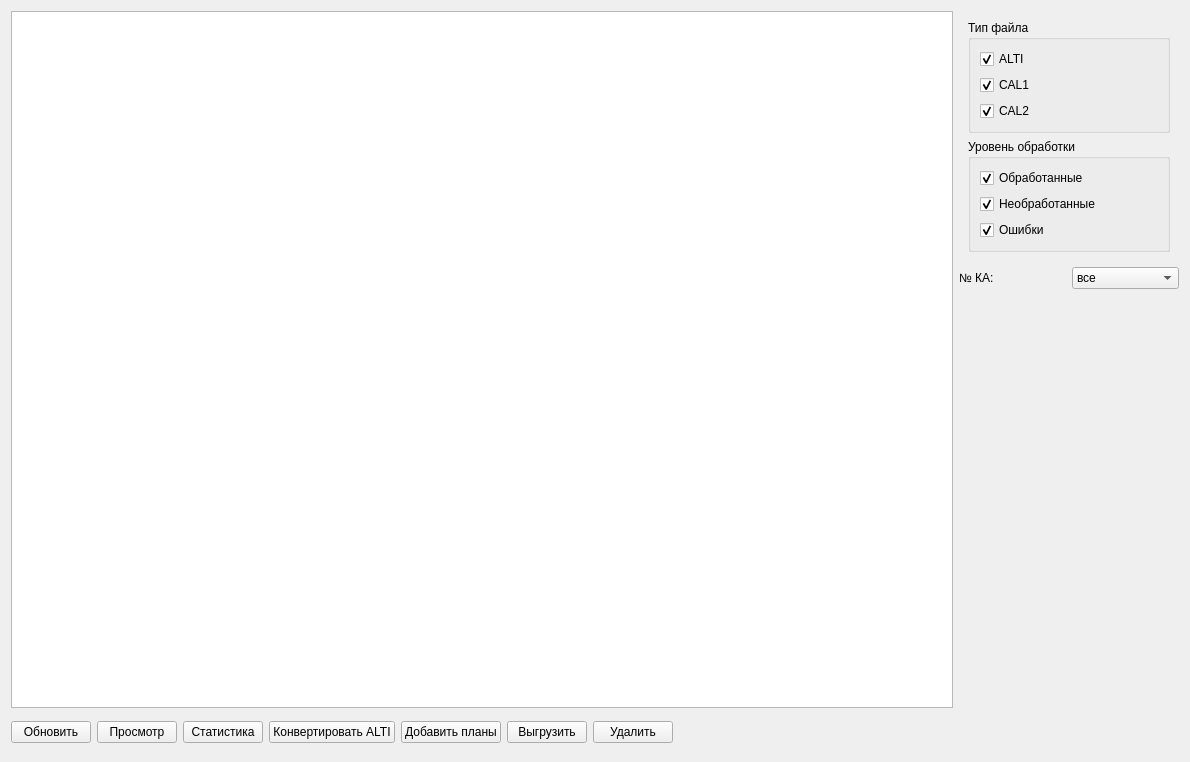
<?xml version="1.0" encoding="UTF-8"?>
<ui version="4.0">
 <class>FVrv</class>
 <widget class="QWidget" name="FVrv">
  <property name="windowModality">
   <enum>Qt::ApplicationModal</enum>
  </property>
  <property name="geometry">
   <rect>
    <x>0</x>
    <y>0</y>
    <width>1190</width>
    <height>762</height>
   </rect>
  </property>
  <property name="windowTitle">
   <string>Список суточных сеансов ВРВ</string>
  </property>
  <layout class="QGridLayout" name="gridLayout_2">
   <item row="0" column="0">
    <widget class="QTableView" name="tableView"/>
   </item>
   <item row="0" column="1">
    <layout class="QVBoxLayout" name="verticalLayout_3">
     <item>
      <widget class="QFrame" name="frame_2">
       <property name="minimumSize">
        <size>
         <width>220</width>
         <height>0</height>
        </size>
       </property>
       <property name="frameShape">
        <enum>QFrame::NoFrame</enum>
       </property>
       <property name="frameShadow">
        <enum>QFrame::Raised</enum>
       </property>
       <layout class="QGridLayout" name="gridLayout">
        <item row="0" column="0">
         <widget class="QGroupBox" name="groupBox">
          <property name="title">
           <string>Тип файла</string>
          </property>
          <layout class="QVBoxLayout" name="verticalLayout">
           <item>
            <widget class="QCheckBox" name="cb_alti">
             <property name="text">
              <string>ALTI</string>
             </property>
             <property name="checked">
              <bool>true</bool>
             </property>
            </widget>
           </item>
           <item>
            <widget class="QCheckBox" name="cb_cal1">
             <property name="text">
              <string>CAL1</string>
             </property>
             <property name="checked">
              <bool>true</bool>
             </property>
            </widget>
           </item>
           <item>
            <widget class="QCheckBox" name="cb_cal2">
             <property name="text">
              <string>CAL2</string>
             </property>
             <property name="checked">
              <bool>true</bool>
             </property>
            </widget>
           </item>
          </layout>
         </widget>
        </item>
        <item row="1" column="0">
         <widget class="QGroupBox" name="groupBox_2">
          <property name="title">
           <string>Уровень обработки</string>
          </property>
          <layout class="QVBoxLayout" name="verticalLayout_2">
           <item>
            <widget class="QCheckBox" name="cb_Obr">
             <property name="text">
              <string>Обработанные</string>
             </property>
             <property name="checked">
              <bool>true</bool>
             </property>
            </widget>
           </item>
           <item>
            <widget class="QCheckBox" name="cb_Neobr">
             <property name="text">
              <string>Необработанные</string>
             </property>
             <property name="checked">
              <bool>true</bool>
             </property>
            </widget>
           </item>
           <item>
            <widget class="QCheckBox" name="cb_Och">
             <property name="text">
              <string>Ошибки</string>
             </property>
             <property name="checked">
              <bool>true</bool>
             </property>
            </widget>
           </item>
          </layout>
         </widget>
        </item>
       </layout>
      </widget>
     </item>
     <item>
      <layout class="QHBoxLayout" name="horizontalLayout_2">
       <item>
        <widget class="QLabel" name="label">
         <property name="text">
          <string>№ КА:</string>
         </property>
        </widget>
       </item>
       <item>
        <widget class="QComboBox" name="cbNka">
         <item>
          <property name="text">
           <string>все</string>
          </property>
         </item>
         <item>
          <property name="text">
           <string>126</string>
          </property>
         </item>
         <item>
          <property name="text">
           <string>127</string>
          </property>
         </item>
        </widget>
       </item>
      </layout>
     </item>
     <item>
      <spacer name="verticalSpacer">
       <property name="orientation">
        <enum>Qt::Vertical</enum>
       </property>
       <property name="sizeHint" stdset="0">
        <size>
         <width>20</width>
         <height>40</height>
        </size>
       </property>
      </spacer>
     </item>
    </layout>
   </item>
   <item row="1" column="0" colspan="2">
    <layout class="QHBoxLayout" name="horizontalLayout">
     <item>
      <widget class="QPushButton" name="btnRefresh">
       <property name="text">
        <string>Обновить</string>
       </property>
       <property name="icon">
        <iconset resource="res.qrc">
         <normaloff>:/res/Sync.png</normaloff>:/res/Sync.png</iconset>
       </property>
       <property name="iconSize">
        <size>
         <width>32</width>
         <height>32</height>
        </size>
       </property>
      </widget>
     </item>
     <item>
      <widget class="QPushButton" name="btnList">
       <property name="text">
        <string>Просмотр</string>
       </property>
       <property name="icon">
        <iconset resource="res.qrc">
         <normaloff>:/res/Text.png</normaloff>:/res/Text.png</iconset>
       </property>
       <property name="iconSize">
        <size>
         <width>32</width>
         <height>32</height>
        </size>
       </property>
      </widget>
     </item>
     <item>
      <widget class="QPushButton" name="btnStat">
       <property name="text">
        <string>Статистика</string>
       </property>
       <property name="icon">
        <iconset resource="res.qrc">
         <normaloff>:/res/Stock graph.png</normaloff>:/res/Stock graph.png</iconset>
       </property>
       <property name="iconSize">
        <size>
         <width>32</width>
         <height>32</height>
        </size>
       </property>
      </widget>
     </item>
     <item>
      <widget class="QPushButton" name="btnKonva">
       <property name="text">
        <string>Конвертировать ALTI</string>
       </property>
       <property name="icon">
        <iconset resource="res.qrc">
         <normaloff>:/res/1/consolidate.png</normaloff>:/res/1/consolidate.png</iconset>
       </property>
       <property name="iconSize">
        <size>
         <width>32</width>
         <height>32</height>
        </size>
       </property>
      </widget>
     </item>
     <item>
      <widget class="QPushButton" name="btnPlan">
       <property name="text">
        <string>Добавить планы</string>
       </property>
       <property name="icon">
        <iconset resource="res.qrc">
         <normaloff>:/res/1/date_task.png</normaloff>:/res/1/date_task.png</iconset>
       </property>
       <property name="iconSize">
        <size>
         <width>32</width>
         <height>32</height>
        </size>
       </property>
      </widget>
     </item>
     <item>
      <widget class="QPushButton" name="btnVigr">
       <property name="text">
        <string>Выгрузить</string>
       </property>
       <property name="icon">
        <iconset resource="res.qrc">
         <normaloff>:/res/1/folder_go.png</normaloff>:/res/1/folder_go.png</iconset>
       </property>
       <property name="iconSize">
        <size>
         <width>32</width>
         <height>32</height>
        </size>
       </property>
      </widget>
     </item>
     <item>
      <widget class="QPushButton" name="btnDel">
       <property name="text">
        <string>Удалить</string>
       </property>
       <property name="icon">
        <iconset resource="res.qrc">
         <normaloff>:/res/1/bin.png</normaloff>:/res/1/bin.png</iconset>
       </property>
       <property name="iconSize">
        <size>
         <width>32</width>
         <height>32</height>
        </size>
       </property>
      </widget>
     </item>
     <item>
      <spacer name="horizontalSpacer">
       <property name="orientation">
        <enum>Qt::Horizontal</enum>
       </property>
       <property name="sizeHint" stdset="0">
        <size>
         <width>208</width>
         <height>37</height>
        </size>
       </property>
      </spacer>
     </item>
    </layout>
   </item>
  </layout>
 </widget>
 <resources>
  <include location="res.qrc"/>
 </resources>
 <connections/>
</ui>
